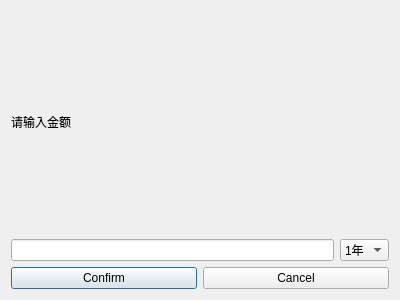
<?xml version="1.0" encoding="UTF-8"?>
<ui version="4.0">
 <class>ConvertToFixedDialog</class>
 <widget class="QDialog" name="ConvertToFixedDialog">
  <property name="geometry">
   <rect>
    <x>0</x>
    <y>0</y>
    <width>400</width>
    <height>300</height>
   </rect>
  </property>
  <property name="windowTitle">
   <string>Dialog</string>
  </property>
  <layout class="QVBoxLayout" name="verticalLayout_2">
   <item>
    <layout class="QVBoxLayout" name="verticalLayout">
     <item>
      <widget class="QLabel" name="label">
       <property name="text">
        <string>请输入金额</string>
       </property>
      </widget>
     </item>
     <item>
      <layout class="QHBoxLayout" name="horizontalLayout">
       <item>
        <widget class="QLineEdit" name="amountLineEdit"/>
       </item>
       <item>
        <widget class="QComboBox" name="termComboBox">
         <item>
          <property name="text">
           <string>1年</string>
          </property>
         </item>
         <item>
          <property name="text">
           <string>3年</string>
          </property>
         </item>
         <item>
          <property name="text">
           <string>5年</string>
          </property>
         </item>
        </widget>
       </item>
      </layout>
     </item>
     <item>
      <layout class="QHBoxLayout" name="horizontalLayout_2">
       <item>
        <widget class="QPushButton" name="convertButton">
         <property name="text">
          <string>Confirm</string>
         </property>
        </widget>
       </item>
       <item>
        <widget class="QPushButton" name="pushButton">
         <property name="text">
          <string>Cancel</string>
         </property>
        </widget>
       </item>
      </layout>
     </item>
    </layout>
   </item>
  </layout>
 </widget>
 <resources/>
 <connections/>
</ui>
